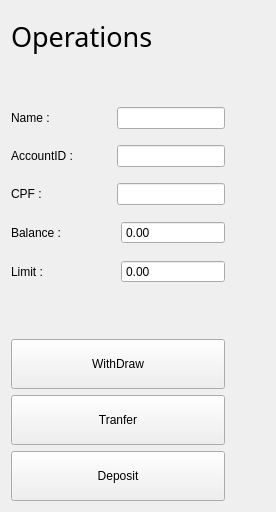
      <widget class="QWidget" name="OperationsPage">
       <layout class="QVBoxLayout" name="verticalLayout_8">
        <item>
         <layout class="QHBoxLayout" name="horizontalLayout_35">
          <item>
           <layout class="QVBoxLayout" name="verticalLayout_6">
            <item>
             <layout class="QHBoxLayout" name="horizontalLayout_34">
              <item>
               <widget class="QLabel" name="label_72">
                <property name="minimumSize">
                 <size>
                  <width>0</width>
                  <height>50</height>
                 </size>
                </property>
                <property name="maximumSize">
                 <size>
                  <width>16777215</width>
                  <height>50</height>
                 </size>
                </property>
                <property name="font">
                 <font>
                  <family>Segoe UI Semilight</family>
                  <pointsize>20</pointsize>
                 </font>
                </property>
                <property name="lineWidth">
                 <number>1</number>
                </property>
                <property name="text">
                 <string>Operations</string>
                </property>
               </widget>
              </item>
              <item>
               <spacer name="horizontalSpacer_45">
                <property name="orientation">
                 <enum>Qt::Horizontal</enum>
                </property>
                <property name="sizeHint" stdset="0">
                 <size>
                  <width>40</width>
                  <height>20</height>
                 </size>
                </property>
               </spacer>
              </item>
             </layout>
            </item>
            <item>
             <spacer name="verticalSpacer_33">
              <property name="orientation">
               <enum>Qt::Vertical</enum>
              </property>
              <property name="sizeHint" stdset="0">
               <size>
                <width>20</width>
                <height>40</height>
               </size>
              </property>
             </spacer>
            </item>
            <item>
             <layout class="QVBoxLayout" name="verticalLayout_2">
              <item>
               <layout class="QHBoxLayout" name="horizontalLayout">
                <property name="bottomMargin">
                 <number>10</number>
                </property>
                <item>
                 <widget class="QLabel" name="label_14">
                  <property name="minimumSize">
                   <size>
                    <width>100</width>
                    <height>0</height>
                   </size>
                  </property>
                  <property name="text">
                   <string>Name : </string>
                  </property>
                 </widget>
                </item>
                <item>
                 <widget class="QLineEdit" name="in_name_operations">
                  <property name="readOnly">
                   <bool>true</bool>
                  </property>
                 </widget>
                </item>
               </layout>
              </item>
              <item>
               <layout class="QHBoxLayout" name="horizontalLayout_30">
                <property name="bottomMargin">
                 <number>10</number>
                </property>
                <item>
                 <widget class="QLabel" name="label_16">
                  <property name="minimumSize">
                   <size>
                    <width>100</width>
                    <height>0</height>
                   </size>
                  </property>
                  <property name="text">
                   <string>AccountID : </string>
                  </property>
                 </widget>
                </item>
                <item>
                 <widget class="QLineEdit" name="in_accountID_operations">
                  <property name="readOnly">
                   <bool>true</bool>
                  </property>
                 </widget>
                </item>
               </layout>
              </item>
              <item>
               <layout class="QHBoxLayout" name="horizontalLayout_31">
                <property name="bottomMargin">
                 <number>10</number>
                </property>
                <item>
                 <widget class="QLabel" name="label_21">
                  <property name="minimumSize">
                   <size>
                    <width>100</width>
                    <height>0</height>
                   </size>
                  </property>
                  <property name="text">
                   <string>CPF :</string>
                  </property>
                 </widget>
                </item>
                <item>
                 <widget class="QLineEdit" name="in_cpf_operations">
                  <property name="readOnly">
                   <bool>true</bool>
                  </property>
                 </widget>
                </item>
               </layout>
              </item>
              <item>
               <layout class="QHBoxLayout" name="horizontalLayout_32">
                <property name="bottomMargin">
                 <number>10</number>
                </property>
                <item>
                 <widget class="QLabel" name="label_17">
                  <property name="text">
                   <string>Balance : </string>
                  </property>
                 </widget>
                </item>
                <item>
                 <widget class="QDoubleSpinBox" name="in_balance_operations">
                  <property name="enabled">
                   <bool>true</bool>
                  </property>
                  <property name="readOnly">
                   <bool>true</bool>
                  </property>
                  <property name="buttonSymbols">
                   <enum>QAbstractSpinBox::NoButtons</enum>
                  </property>
                  <property name="minimum">
                   <double>-10000000000000000303786028427003666890752.000000000000000</double>
                  </property>
                  <property name="maximum">
                   <double>999999999999999945575230987042816.000000000000000</double>
                  </property>
                 </widget>
                </item>
               </layout>
              </item>
              <item>
               <layout class="QHBoxLayout" name="horizontalLayout_33">
                <property name="bottomMargin">
                 <number>10</number>
                </property>
                <item>
                 <widget class="QLabel" name="label_18">
                  <property name="text">
                   <string>Limit :</string>
                  </property>
                 </widget>
                </item>
                <item>
                 <widget class="QDoubleSpinBox" name="in_limit_operations">
                  <property name="readOnly">
                   <bool>true</bool>
                  </property>
                  <property name="buttonSymbols">
                   <enum>QAbstractSpinBox::NoButtons</enum>
                  </property>
                  <property name="minimum">
                   <double>-100000000000000008821361405306422640701865984.000000000000000</double>
                  </property>
                  <property name="maximum">
                   <double>10000000000000000000000.000000000000000</double>
                  </property>
                 </widget>
                </item>
               </layout>
              </item>
             </layout>
            </item>
            <item>
             <spacer name="verticalSpacer_32">
              <property name="orientation">
               <enum>Qt::Vertical</enum>
              </property>
              <property name="sizeHint" stdset="0">
               <size>
                <width>20</width>
                <height>40</height>
               </size>
              </property>
             </spacer>
            </item>
            <item>
             <widget class="QPushButton" name="withdraw_button">
              <property name="minimumSize">
               <size>
                <width>150</width>
                <height>50</height>
               </size>
              </property>
              <property name="cursor">
               <cursorShape>PointingHandCursor</cursorShape>
              </property>
              <property name="text">
               <string>WithDraw</string>
              </property>
             </widget>
            </item>
            <item>
             <widget class="QPushButton" name="transfer_button">
              <property name="minimumSize">
               <size>
                <width>0</width>
                <height>50</height>
               </size>
              </property>
              <property name="cursor">
               <cursorShape>PointingHandCursor</cursorShape>
              </property>
              <property name="text">
               <string>Tranfer</string>
              </property>
             </widget>
            </item>
            <item>
             <widget class="QPushButton" name="deposit_button">
              <property name="minimumSize">
               <size>
                <width>0</width>
                <height>50</height>
               </size>
              </property>
              <property name="cursor">
               <cursorShape>PointingHandCursor</cursorShape>
              </property>
              <property name="text">
               <string>Deposit</string>
              </property>
             </widget>
            </item>
           </layout>
          </item>
          <item>
           <spacer name="horizontalSpacer_6">
            <property name="orientation">
             <enum>Qt::Horizontal</enum>
            </property>
            <property name="sizeHint" stdset="0">
             <size>
              <width>40</width>
              <height>20</height>
             </size>
            </property>
           </spacer>
          </item>
         </layout>
        </item>
       </layout>
      </widget>
